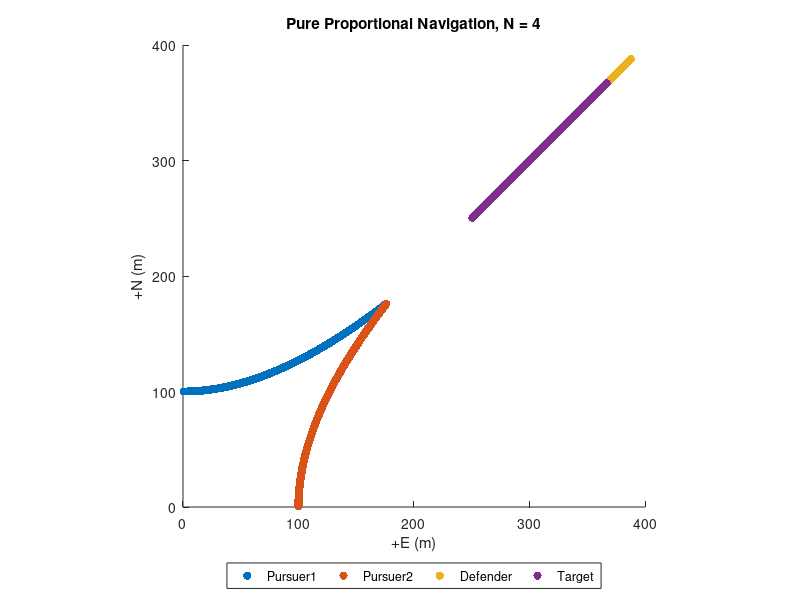

Write the MATLAB code that produced this figure.
clear; close all
% Pro-Nav gain, unitless (typically set between 3-5)
N = 4;
weight = 0.33;
% Pursuer-1 init prams
pursuer1.N   =  100.0; % north pos, m
pursuer1.E   =  0; % east pos, m
pursuer1.psi =  pi/2; % heading, rad
pursuer1.V   =  1.0; % velocity magnitude, m/s
pursuer1.Nv  =  pursuer1.V * cos(pursuer1.psi); % north velocity, m/s
pursuer1.Ev  =  pursuer1.V * sin(pursuer1.psi); % east velocity, m/s

% Pursuer-2 init prams
pursuer2.N   =  0; % north pos, m
pursuer2.E   =  100.0; % east pos, m
pursuer2.psi =  0; % heading, rad
pursuer2.V   =  1.0; % velocity magnitude, m/s
pursuer2.Nv  =  pursuer2.V * cos(pursuer2.psi); % north velocity, m/s
pursuer2.Ev  =  pursuer2.V * sin(pursuer2.psi); % east velocity, m/s

% Defender init prams
defender.N   =  250; % north pos, m
defender.E   =  250; % east pos, m
defender.psi =  pi/4; % heading, rad
defender.V   =  1.0; % velocity magnitude, m/s
defender.Nv  =  defender.V * cos(defender.psi); % north velocity, m/s
defender.Ev  =  defender.V * sin(defender.psi); % east velocity, m/s

% Observations:
% changing the velocity severely affects the operation
% if the present configuration is achieved, the guidance law
% will guarantee a collision between the two missiles
% for angle 45, we need velocities close to or larger than the target     
% for angle 225 we need velocities slower than 0.8

% Target init prams
target.anchored = false; % fix target to init pos when true
target.N   =  250; % north pos, m
target.E   =  250;   % east pos, m
target.Nv  =  0.6; % north velocity, m/s
target.Ev  =  0.6; % east velocity, m/s
target.V   = sqrt(target.Nv^2 + target.Ev^2); % velocity magnitude, m/s
% Current prams
% Applied as a disturbance to pursuer's and target's velocity
current.Nv =  0.0; % north velocity, m/s
current.Ev =  0.0; % east velocity, m/s
% Sim params
S  = 1200;    % max sim duration, seconds
dt = 0.4;     % time-step size, seconds
Niter = S/dt; % max iteration num
% Pre-allocate logger
logger.t   = nan(1, Niter);     % elapsed time
logger.pN1  = nan(1, Niter);    % pursuer1 north pos
logger.pE1  = nan(1, Niter);    % pursuer1 east pos
logger.pNv1 = nan(1, Niter);    % pursuer1 north vel
logger.pEv1 = nan(1, Niter);    % pursuer1 east vel
logger.psi1 = nan(1, Niter);    % pursuer1 heading angle
logger.pN2  = nan(1, Niter);    % pursuer2 north pos
logger.pE2  = nan(1, Niter);    % pursuer2 east pos
logger.pNv2 = nan(1, Niter);    % pursuer2 north vel
logger.pEv2 = nan(1, Niter);    % pursuer2 east vel
logger.psi2 = nan(1, Niter);    % pursuer2 heading angle
logger.dN1  = nan(1, Niter);    % defender north pos
logger.dE1  = nan(1, Niter);    % defender east pos
logger.dNv1 = nan(1, Niter);    % defender north vel
logger.dEv1 = nan(1, Niter);    % defender east vel
logger.dsi1 = nan(1, Niter);    % defender heading angle
logger.tN  = nan(1, Niter);     % target north pos
logger.tE  = nan(1, Niter);     % target east pos
logger.tNv = nan(1, Niter);     % target north vel
logger.tEv = nan(1, Niter);     % target east vel
logger.R1   = nan(1, Niter);    % pursuer1/target range
logger.Lambda1 = nan(1, Niter); % pursuer1/target bearing
logger.R2   = nan(1, Niter);    % pursuer2/target range
logger.Lambda2 = nan(1, Niter); % pursuer2/target bearing
logger.R12   = nan(1, Niter);    % mutual/target range
logger.Lambda12 = nan(1, Niter); % mutual/target bearing
%--------------------------------------------------------------------------
% Init sim
%--------------------------------------------------------------------------
RR12_last = [(pursuer2.N - pursuer1.N);... % delta N
    (pursuer2.E - pursuer1.E)];      % delta E
RTP_last1 = [(target.N - pursuer1.N);... % delta N
    (target.E - pursuer1.E)];	       % delta E
RTP_last2 = [(target.N - pursuer2.N);... % delta N
    (target.E - pursuer2.E)];	       % delta E
RDP_last1 = [(defender.N - pursuer1.N);... % delta N
    (defender.E - pursuer1.E)];	       % delta E
RDP_last2 = [(defender.N - pursuer2.N);... % delta N
    (defender.E - pursuer2.E)];	       % delta E

% Target pos
target.N = target.N + target.Nv*dt;
target.E = target.E + target.Ev*dt;

% Defender pos
defender.N = defender.N + defender.Nv*dt;
defender.E = defender.E + defender.Ev*dt;

% Pursuer pos
pursuer1.N = pursuer1.N + pursuer1.Nv*dt;
pursuer1.E = pursuer1.E + pursuer1.Ev*dt;
pursuer2.N = pursuer2.N + pursuer2.Nv*dt;
pursuer2.E = pursuer2.E + pursuer2.Ev*dt;
%--------------------------------------------------------------------------
% Run sim
%--------------------------------------------------------------------------
for k = 1:Niter
    % Relative position in the inertial frame, m
    RR12 = [(pursuer2.N - pursuer1.N);... % delta N
        (pursuer2.E - pursuer1.E)];      % delta E
    RTP1 = [(target.N - pursuer1.N);... % delta N
        (target.E - pursuer1.E)];      % delta E
    RTP2 = [(target.N - pursuer2.N);... % delta N
        (target.E - pursuer2.E)];      % delta E
    RDP1 = [(defender.N - pursuer1.N);... % delta N
        (defender.E - pursuer1.E)];      % delta E
    RDP2 = [(defender.N - pursuer2.N);... % delta N
        (defender.E - pursuer2.E)];      % delta E
    
    % Range to target
    R1 = norm(RTP1);
    R2 = norm(RTP2);
    % Range to defender
    RD1 = norm(RDP1);
    RD2 = norm(RDP2);
    % Distance between the pursuers
    R12 = norm(RR12);

    % Relative velocity in the inertial frame, m/s
    % VTP = [(target.Nv - pursuer.Nv);... % delta N velocity
    %        (target.Ev - pursuer.Ev)];   % delta E velocity
    VTP1 = (RTP1 - RTP_last1) ./ dt;
    VTP2 = (RTP2 - RTP_last2) ./ dt;
    VDP1 = (RDP1 - RDP_last1) ./ dt;
    VDP2 = (RDP2 - RDP_last2) ./ dt;
    
    % Closing velocity, m/s
    % Vc = -RTP'*VTP / R;
    
    % Pursuer velocity, m/s
    Vp1 = sqrt(pursuer1.Nv^2 + pursuer1.Ev^2);
    Vp2 = sqrt(pursuer2.Nv^2 + pursuer2.Ev^2);

    % Defender velocity, m/s
    Vd = sqrt(defender.Nv^2 + defender.Ev^2);

    % Target velocity, m/s
    % Vt = sqrt(target.Nv^2 + target.Ev^2);
    
    % Line-of-sight (LOS) angle, rad
    lambda1 = atan2(RTP1(2), RTP1(1));  % target and pursuer1
    lambda2 = atan2(RTP2(2), RTP2(1));  % target and pursuer2
    lambdaD1 = atan2(RDP1(2), RDP1(1)); % defender and pursuer1
    lambdaD2 = atan2(RDP2(2), RDP2(1)); % defender and pursuer2 

    % LOS angle time derivative (d/dt lambda), rad/s
    lambda_dot1 = (RTP1(1)*VTP1(2) - RTP1(2)*VTP1(1)) / R1^2;
    lambda_dot2 = (RTP2(1)*VTP2(2) - RTP2(2)*VTP2(1)) / R2^2;
    lambdaD_dot1 = (RDP1(1)*VDP1(2) - RDP1(2)*VDP1(1)) / RD1^2;
    lambdaD_dot2 = (RDP2(1)*VDP2(2) - RDP2(2)*VDP2(1)) / RD2^2;
    % Target heading, rad
    % beta = atan2(target.Ev, target.Nv);
    
    % Lead angle, rad
    % L = asin(Vt * sin(beta + lambda) / Vp);
    
    % True Proportional Navigation, rad/s2
    % nc = N * Vc * lambda_dot;
    
    %-------------------------------------
    % Pure Proportional Navigation
    %ap1 = N * Vp1 * (lambda_dot1-0*lambdaD_dot1);
    %ap2 = N * Vp2 * (lambda_dot2-0*lambdaD_dot2);
    ap1 = N * Vp1 * (lambda_dot1-weight*lambdaD_dot1);
    ap2 = N * Vp2 * (lambda_dot2-weight*lambdaD_dot2);
    %%%%%%%%%%%%%%%%%%%%%%%%%%%%%%%%%%%%%%%%%%%%%%%%%%
    %%%%%%%%%%%%%%% Guidance command for defender %%%%%%%%%%%%%
    if abs(RDP1) > 0.25 & abs(RDP2) > 0.25 & false
        adp = N * Vd * (lambdaD_dot1 + lambdaD_dot2);
    else
        adp = 0;
    end
    
    %%%%%%%%%%%%%%%%%%%%%%%%%%%%%%%%%%%%%%%%%%%%%%%%%%
    %-------------------------------------
    
    % Terminate sim at intercept
    if abs(R1) <= 0.25 || abs(R2) <= 0.25 || abs(R12) <= 0.25 || abs(RD1) <= 0.25 || abs(RD2) <= 0.25
        if abs(R12)<=0.25 && abs(R1) > 0.25 && abs(R2) > 0.25
            disp("success")
            disp(k)
        else
            disp("fail")
        end
        break;
    end
    
    % Update pursuer pos for time-step and apply current slip
    pursuer1.N = pursuer1.N + pursuer1.Nv*dt + current.Nv*dt;
    pursuer1.E = pursuer1.E + pursuer1.Ev*dt + current.Ev*dt;
    pursuer2.N = pursuer2.N + pursuer2.Nv*dt + current.Nv*dt;
    pursuer2.E = pursuer2.E + pursuer2.Ev*dt + current.Ev*dt;
    % Update defender pos for time-step and apply current slip
    defender.N = defender.N + defender.Nv*dt + current.Nv*dt;
    defender.E = defender.E + defender.Ev*dt + current.Ev*dt;
    % Compute the N/E acceleration commands
    % In pure pro-nav accel commands are applied normal
    % to pursuer's velocity vector
    pNa1 = -ap1 * sin(pursuer1.psi);
    pEa1 =  ap1 * cos(pursuer1.psi);
    pNa2 = -ap2 * sin(pursuer2.psi);
    pEa2 =  ap2 * cos(pursuer2.psi);
    
    dNa = -adp * sin(defender.psi);
    dEa =  adp * cos(defender.psi);
    

    % Update pursuer N/E velocities
    pursuer1.Nv = pursuer1.Nv + pNa1*dt;
    pursuer1.Ev = pursuer1.Ev + pEa1*dt;
    pursuer2.Nv = pursuer2.Nv + pNa2*dt;
    pursuer2.Ev = pursuer2.Ev + pEa2*dt;

     % Update defender N/E velocities
    defender.Nv = defender.Nv + dNa*dt;
    defender.Ev = defender.Ev + dEa*dt;
    
    % Update pursuer heading
    pursuer1.psi = atan2(pursuer1.Ev, pursuer1.Nv);
    pursuer2.psi = atan2(pursuer2.Ev, pursuer2.Nv);
    
    % Update defender heading
    defender.psi = atan2(defender.Ev, defender.Nv);

    % Update target pos for time step
    if(~target.anchored)
        target.N = target.N + target.Nv*dt + current.Nv*dt;
        target.E = target.E + target.Ev*dt + current.Ev*dt;
    end
    RTP_last1 = RTP1;
    RTP_last2 = RTP2;
    RDP_last1 = RDP1;
    RDP_last2 = RDP2;
    RR12_last = RR12;
    %-------------------------------------
    % Log time-step data
    logger.t(k)   = k*dt;
    logger.pN1(k)  = pursuer1.N;
    logger.pE1(k)  = pursuer1.E;
    logger.pNv1(k) = pursuer1.Nv;
    logger.pEv1(k) = pursuer1.Ev;
    logger.psi1(k) = pursuer1.psi;
    logger.pN2(k)  = pursuer2.N;
    logger.pE2(k)  = pursuer2.E;
    logger.pNv2(k) = pursuer2.Nv;
    logger.pEv2(k) = pursuer2.Ev;
    logger.psi2(k) = pursuer2.psi;
    logger.dN1(k)  = defender.N;
    logger.dE1(k)  = defender.E;
    logger.dNv1(k) = defender.Nv;
    logger.dEv1(k) = defender.Ev;
    logger.dsi1(k) = defender.psi;
    logger.tN(k)  = target.N;
    logger.tE(k)  = target.E;
    logger.tNv(k) = target.Nv;
    logger.tEv(k) = target.Ev;
    logger.R1(k)   = R1;
    logger.R2(k)   = R2;
    logger.Lambda1(k) = lambda1;
    logger.Lambda2(k) = lambda2;
    
end
%--------------------------------------------------------------------------
% Visualize results
%--------------------------------------------------------------------------
close all;
% % Impact index
% [M,I] = min(logger.R1);
% % Range
% %-------------------------------------
% figure;
% plot(logger.t,logger.R1); hold on;
% plot(logger.t,logger.R2); hold on;
% scatter(I*dt, M, 'filled')
% title(['Pure Proportional Navigation, N = ' num2str(N) ])
% legend('Range',...
%     ['Intercept: r = ' num2str(M) ' m, t = ' num2str(I*dt) ' s'],...
%     'Location','nw')
% ylabel('Range (m)')
% xlabel('Elapsed time (sec)')
% set(gca, 'YDir', 'reverse')
% % Heading
% %-------------------------------------
% rad2deg = @(x) x*180/pi;  % helper function
% figure;
% plot(logger.t, rad2deg(logger.psi1)); hold on;
% plot(logger.t, rad2deg(logger.Lambda1)); hold on;
% plot(logger.t, rad2deg(logger.psi2)); hold on;
% plot(logger.t, rad2deg(logger.Lambda2)); hold on;
% title(['Pure Proportional Navigation, N = ' num2str(N) ])
% legend('Pursuer1 heading', 'Pursuer2 heading', 'Bearing to target', 'Location', 'nw' )
% ylabel('Heading angle (deg)')
% xlabel('Elapsed time (sec)')
% Position
%-------------------------------------
figure;
scatter(logger.pE1, logger.pN1, 'filled'); hold on;
scatter(logger.pE2, logger.pN2, 'filled'); hold on;
scatter(logger.dE1, logger.dN1, 'filled'); hold on;
scatter(logger.tE, logger.tN, 'filled');
set(gca, 'DataAspectRatio',[100 100 100]);
title(['Pure Proportional Navigation, N = ' num2str(N) ])
legend('Pursuer1', 'Pursuer2', 'Defender', 'Target', 'Location', 'southoutside',...
    'Orientation','horizontal')
xlabel('+E (m)')
ylabel('+N (m)')
